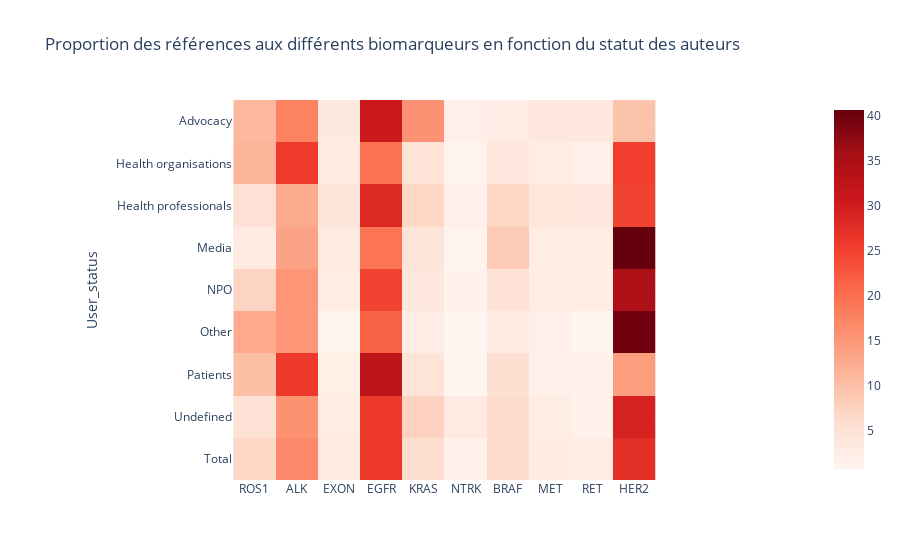

Here is the notebook cell this chart was saved with:
### Code cell
fig = px.imshow(pivot_table,color_continuous_scale='reds', title = "Proportion des références aux différents biomarqueurs en fonction du statut des auteurs")
fig.show()

### Figure 1 — Plotly figure (JSON) as saved in the notebook; plotly's stock layout.template omitted (floating-point values rounded to 4 significant figures)
{"data": [{"coloraxis": "coloraxis", "hovertemplate": "x: %{x}<br>User_status: %{y}<br>color: %{z}<extra></extra>", "name": "0", "type": "heatmap", "x": ["ROS1", "ALK", "EXON", "EGFR", "KRAS", "NTRK", "BRAF", "MET", "RET", "HER2"], "xaxis": "x", "y": ["Advocacy", "Health organisations", "Health professionals", "Media", "NPO", "Other", "Patients", "Undefined", "Total"], "yaxis": "y", "z": [[10.91, 17.7, 3.65, 30.61, 15.62, 2.002, 2.473, 3.807, 3.689, 9.537], [11.37, 25.74, 2.993, 19.84, 4.972, 1.243, 3.775, 2.808, 1.842, 25.41], [5.401, 12.66, 4.56, 28.22, 6.916, 2.022, 7.09, 4.249, 4.007, 24.88], [3.352, 13.56, 3.41, 19.29, 4.45, 1.147, 8.667, 2.604, 2.837, 40.68], [7.255, 15.13, 2.533, 24.8, 3.984, 1.313, 5.251, 2.695, 2.464, 34.57], [12.87, 15.24, 1.016, 21.44, 2.709, 0.6772, 3.16, 2.032, 0.7901, 40.07], [10.04, 25.99, 2.2, 32.52, 4.897, 0.9921, 5.724, 1.857, 1.425, 14.36], [5.172, 15.64, 2.833, 25.86, 7.512, 3.202, 6.158, 2.833, 1.478, 29.31], [6.75, 16.72, 3.386, 26.01, 5.983, 1.496, 6.48, 3.065, 2.833, 27.28]]}], "layout": {"coloraxis": {"colorscale": [[0, "rgb(255,245,240)"], [0.125, "rgb(254,224,210)"], [0.25, "rgb(252,187,161)"], [0.375, "rgb(252,146,114)"], [0.5, "rgb(251,106,74)"], [0.625, "rgb(239,59,44)"], [0.75, "rgb(203,24,29)"], [0.875, "rgb(165,15,21)"], [1, "rgb(103,0,13)"]]}, "title": {"text": "Proportion des références aux différents biomarqueurs en fonction du statut des auteurs"}, "xaxis": {"anchor": "y", "constrain": "domain", "domain": [0, 1], "scaleanchor": "y"}, "yaxis": {"anchor": "x", "autorange": "reversed", "constrain": "domain", "domain": [0, 1], "title": {"text": "User_status"}}}}
